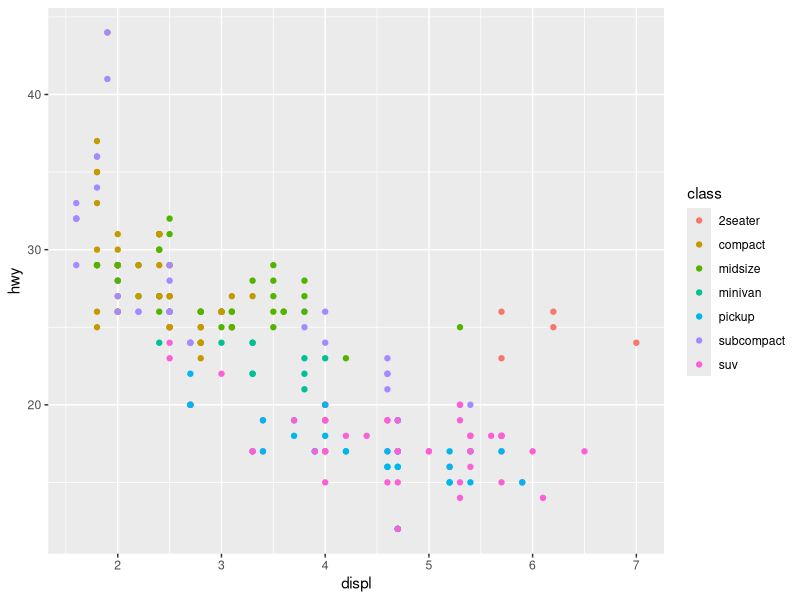
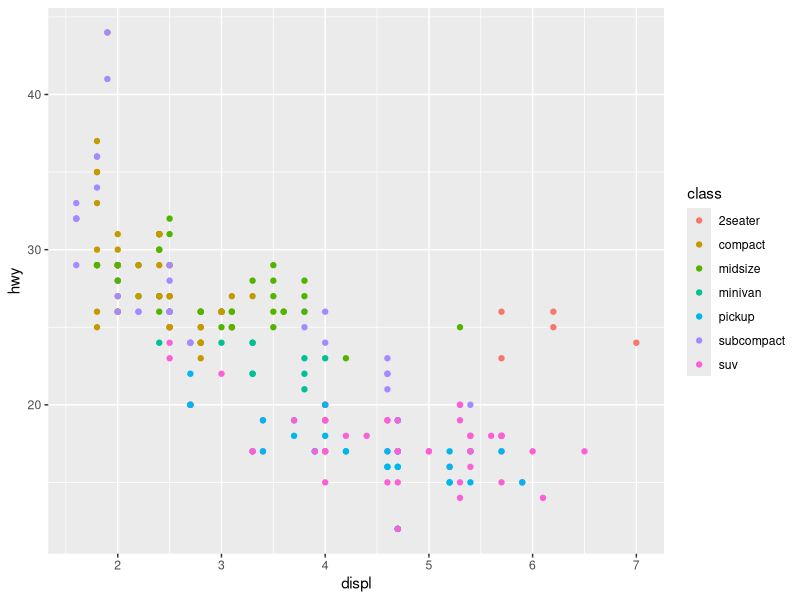
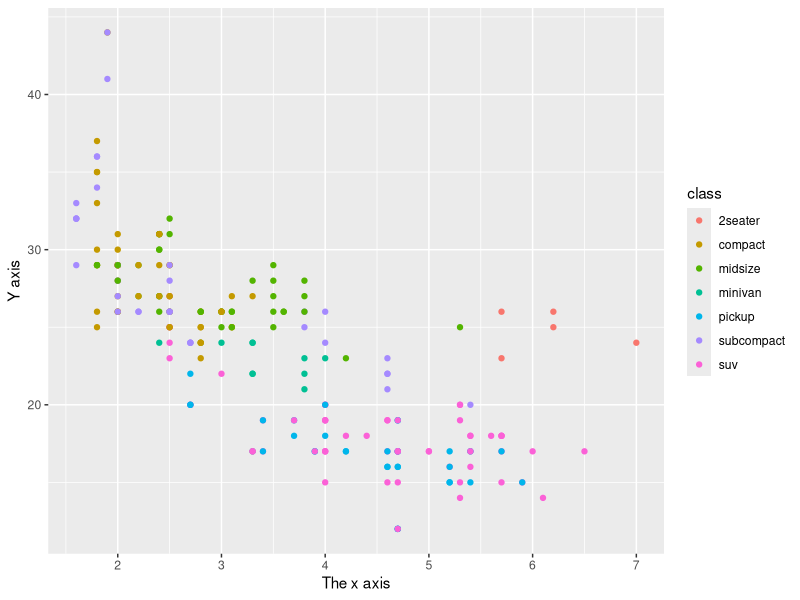
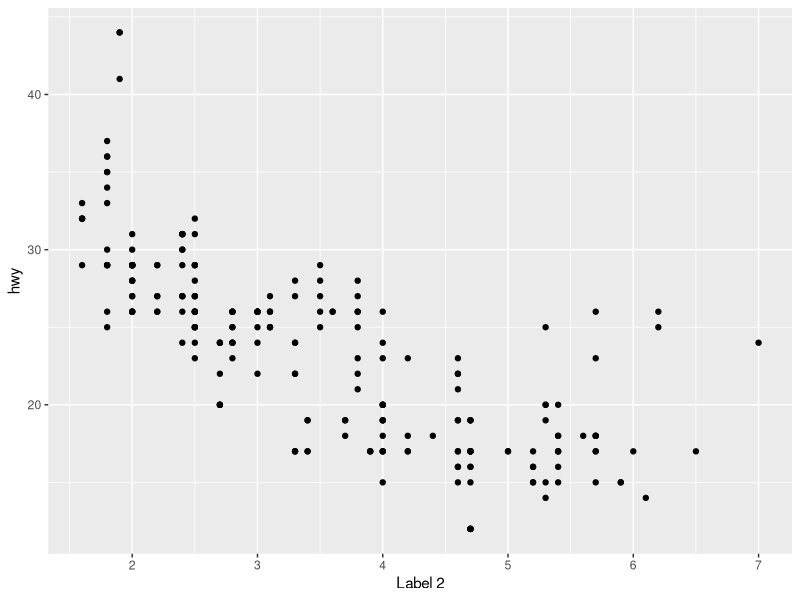
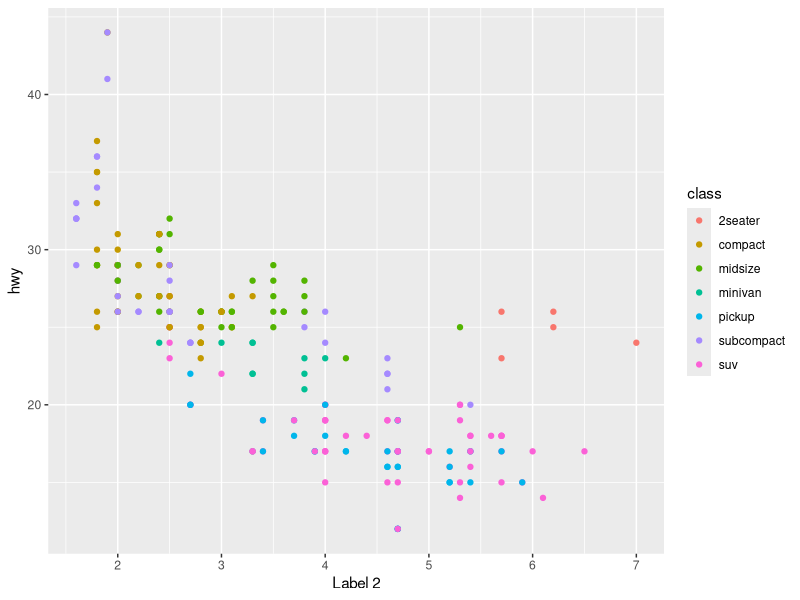
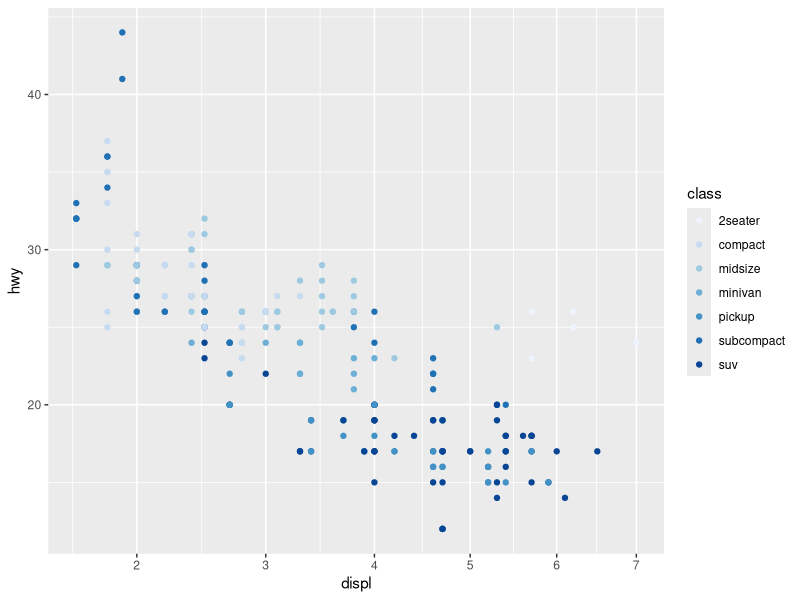
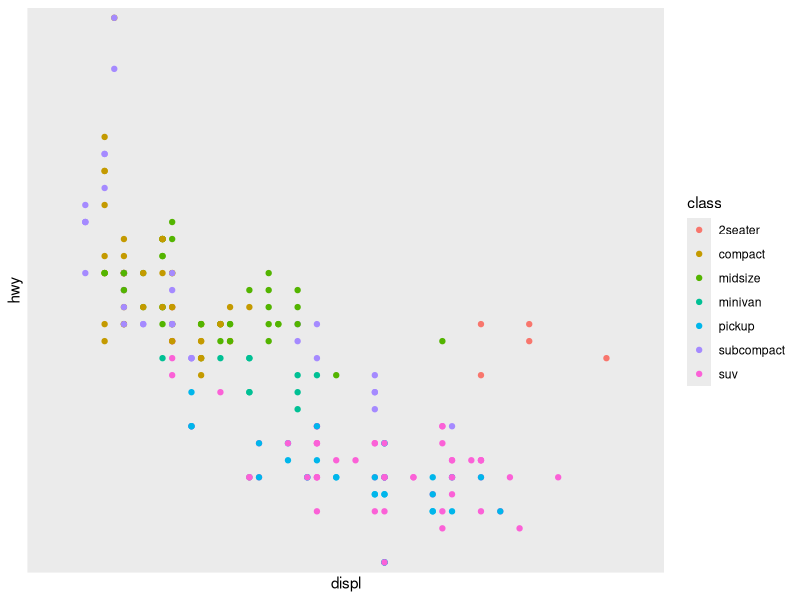

Generate these figures, in order, with R: (Note: this script raises an error after producing the figures.)
library(tidyverse)
library(knitr)

###############################################################################################################################################################################################
# Chapter 6: Scales, Axes, and Legends
###############################################################################################################################################################################################
# 6.1 Introduction
###############################################################################################################################################################################################
# Scales control the mapping from data to aesthetics. They take data it turn it into something perceivable such as size, color, position, or shape.
# Scales provide the tools that let a plot to be read: the axes and legends.
# Formally, each scale is a function from a region in data space (the domain of the scale) to a region in aesthetic space (range of the scale)
# The axis or legends is the inverse function: it allows for the conversation of visual properties back into data

###############################################################################################################################################################################################
# 6.2 Modifying Scales
###############################################################################################################################################################################################
# A scale is required for every aesthetic used on the plot. When writing the following code:

ggplot(mpg, aes(displ, hwy)) + geom_point(aes(color = class))

# The full code looks like:

ggplot(mpg, aes(displ, hwy)) + geom_point(aes(color = class)) + scale_y_continuous() + scale_x_continuous() + scale_color_discrete()

# Default scales are named according to the aesthetic and the variable type: scale_y_continuous(), scale_color_discrete(), etc.

# ggplot2 automatically adds default scales for every new aesthetic. But to override the defaults, the scale must be manually added

ggplot(mpg, aes(displ, hwy)) + geom_point(aes(color = class)) + scale_x_continuous("The x axis") + scale_y_continuous("Y axis")

# The use of "+" to "add" scales is misleading. When using "+" to a scale, it's not being added to the plot, but overriding the existing scale

ggplot(mpg, aes(displ, hwy)) + geom_point() + scale_x_continuous("Label 1") + scale_x_continuous("Label 2") # In this case only the second label is applied to the graph

ggplot(mpg, aes(displ, hwy)) + geom_point(aes(color = class)) + scale_x_continuous("Label 2") # Equivalent plot to the one above

# A different scale can be used altogether

ggplot(mpg, aes(displ, hwy)) + geom_point(aes(color = class)) + scale_x_sqrt() + scale_color_brewer()

# The naming schemes for scales is straightforward. It is made up of 3 parts:
# 1. scale
# 2. The name of the aesthetic (color, shape, or x)
# 3. The name of the scale(continuous, discrete, brewer)

###############################################################################################################################################################################################
# 6.2.1 Exercises
###############################################################################################################################################################################################
# 1. What happens if you pair a discrete variable to a continuous scale? What happens if you pair a continuous variable to a discrete scale?

ggplot(mpg, aes(displ, hwy, color = class)) + geom_point() + scale_x_discrete() + scale_y_discrete() 

# Scaling a continuous variable on a discrete scale results in the number on the graph being removed and replaced with the name of the variable. Otherwise the graph is similar to as before

ggplot(mpg, aes(drv, hwy)) + geom_point() + scale_x_continuous() + scale_y_continuous()

# Attempting to scale a discrete variable to a continuous scale will result in an error and the graph will not be produced

# 2. Simplify the following plot specifications to make them easier to understand
# a. 
ggplot(mpg, aes(displ)) +
  scale_y_continuous("Highway mpg") +
  scale_x_continuous() +
  geom_point(aes(y = hwy))

# Simplified:

ggplot(mpg, aes(displ, hwy)) + geom_point() + ylab("Highway mpg")

# b. 

ggplot(mpg, aes(y = displ, x = class)) +
  scale_y_continuous("Displacement (l)") +
  scale_x_discrete("Car type") +
  scale_x_discrete("Type of car") +
  scale_colour_discrete() +
  geom_point(aes(colour = drv)) +
  scale_colour_discrete("Drive\ntrain")

# Simplified:

ggplot(mpg, aes(class, displ, color = drv)) +
  geom_point() +
  xlab("Type of car") +
  ylab("Displacement (l)") +
  scale_color_discrete("Drive\ntrain")

###############################################################################################################################################################################################
# 6.3 Guides: Legends and Axes
###############################################################################################################################################################################################
# The most likely component of a scale that is going to modified is **guide**, the axis or legend associated with the scale
# Guides allow for observations to be read from the plot and mapped back to their original values/
# ggplot guides are produced automatically based on the layers of the plot. 
# In ggplot2, the legend isn't directly controlled, instead the data is set up so there's a clear mapping between data and aesthetics that allow for the legend to be generated automatically

# Axis and legends are the same type of thing but while they look very different there are many natural correspondences between the two:
tibble(Axis = c("Label", "Tick and grid line", "Tick label"), Legend = c("Title", "Key", "Key label"), `Argument name` = c("name", "break", "labels"))

###############################################################################################################################################################################################
# 6.3.1 Scale Title
###############################################################################################################################################################################################
# The first argument to the scale function, *name*, is the axes/legend title. It can be supplied text strings (using \n for line breaks) or mathematical expressions in quote (as described in ?plotmath)

df <- data.frame(x = 1:2, y = 1, z = "a")
p <- ggplot(df, aes(x,y)) + geom_point()
p + scale_x_continuous("X axis")
p + scale_x_continuous(quote(a + mathematical ^ expression))

# Because changing labels is such a common task, there are three helper functions: xlab(), ylab(), and labs()

p <- ggplot(df, aes(x,y)) + geom_point(aes(color = z))
p + xlab("X axis") + ylab("Y axis") 
p + labs(x = "X axis", y = "Yaxis", color = "Color\nlegend")

# There are two ways to remove the axis label:
# 1. Setting it to "" omits the label but still allocates space
# 2. NULL removes the label and its space

P <- ggplot(df, aes(x,y)) + geom_point() + theme(plot.background = element_rect(color = "grey50"))
p + labs(x = "", y ="")
p + labs(x = NULL, y = NULL)

###############################################################################################################################################################################################
# 6.3.2 Breaks and Labels
###############################################################################################################################################################################################
# The **breaks** argument controls which values appear as tick marks on axes and keys on legends.
# Each break has an associated label, controlled by the **labels** argument. If **labels** is set, than **breaks** must also be set, otherwise the data changes, the breaks will no longer align with the labels

df <- data.frame(x = c(1, 3, 5) * 1000, y = 1)
axs <- ggplot(df, aes(x, y)) + geom_point() + labs(x = NULL, y = NULL)
axs
axs + scale_x_continuous(breaks = c(2000, 4000))
axs + scale_x_continuous(breaks = c(2000, 4000), labels = c("2k", "4k"))

leg <- ggplot(df, aes(y, x, fill = x)) + geom_tile() + labs(x = NULL, y = NULL)
leg
leg + scale_fill_continuous(breaks = c(2000, 4000))
leg + scale_fill_continuous(breaks = c(2000, 4000), labels = c("2k", "4k")) # Adjusts the scale legend with custom labels

# To relabel the breaks in a categorical scale, use a named labels vector:

df2 <- data.frame(x = 1:3, y = c("a", "b", "c"))
ggplot(df2, aes(x, y)) + geom_point()
ggplot(df2, aes(x, y)) + geom_point() + scale_y_discrete(labels = c(a = "apple", b = "banana", c = "carrot"))

# To suppress breaks (and for axes, grid lines) or labels set them to NULL:

axs + scale_x_continuous(breaks = NULL)
axs + scale_x_continuous(labels = NULL)

leg + scale_fill_continuous(breaks = NULL)
leg + scale_fill_continuous(labels = NULL)

# Additionally, a function can be supplied to **breaks** or **labels**.
# The **breaks** function should have one argument, the limits ( a numeric vector of length two), and should return a numeric vector of breaks
# The **labels** function should accept a numeric vector of breaks and return a character vector of labels (the same length as the input)
# The scales package provides a number of useful labeling functions

# The scales package provides a number of useful labeling functions:
# scales::comma_format() - Adds commas to make it easier to read large numbers
# scales::unit_format(unit, scale) - Adds a unit suffix, optionally scaling
# scales::dollar_format(prefix, suffix) - Displays currency values, rounding to two decimal places and adding a prefix or suffix
# scales::wrap_format() - Wraps long labels into multiple lines

axs + scale_y_continuous(labels = scales::percent_format()) # Coverts the y axis to a percentage scale
axs + scale_y_continuous(labels = scales::dollar_format()) # Adds $ signs to the y axis and converts scale to dollar amount

# The minor breaks (the faint grid lines that appear between the major grid lines) can be adjusted by supplying a numeric vector of positions to the minor_breaks argument

df <- data.frame(x = c(2, 3, 5, 10, 200, 3000), y = 1)
ggplot(df, aes(x, y)) +
  geom_point() +
  scale_x_log10()

mb <- as.numeric(1:10 %o% 10 ^ (0:4))
ggplot(df, aes(x, y)) +
  geom_point() +
  scale_x_log10(minor_breaks = log10(mb))

###############################################################################################################################################################################################
# 6.3.3 Exercises
###############################################################################################################################################################################################
# Recreate the following graph

ggplot(mpg, aes(displ, hwy)) + geom_point() + 
  scale_x_continuous(breaks = c(2,3,4,5,6,7), labels = c("2 L", "3 L", "4 L", "5 L", "6 L", "7 L")) +
  scale_y_continuous(quote(Highway  (Miles/Gallon)))

# 2.List the three different types of object you can supply to the breaks argument. How do breaks and labels differ?
# Breaks can be supplied a NULL, a waiver(), a character vector of breaks, or a function. Breaks are the actual values of the plot will scale, while labels are simply the aesthetic display

# 3. Recreate the following plot

ggplot(mpg, aes(displ, hwy, color = drv)) + geom_point() + scale_color_discrete(labels = c("4wd", "fwd", "rwd"))

# 4. What label function allows you to create mathematical expressions?What label function converts 1 to 1st, 2 to 2nd, and so on?
# quote() is used for mathematical expressions. scales::ordinal_format() to a convert numbers to a list (1st, 2nd, 3rd)

# 5. What are the three most important arguments that apply to both axes and legends? What do they do? Compare and contrast their operation for axes vs. legends.
# Limits, breaks, and values

###############################################################################################################################################################################################
# 6.4 Legends
###############################################################################################################################################################################################
# While the most important parameters are shared between axes and legends, there are some that only apply to legends. Legends are more complicated than axes because:
# 1. A legend can display multiple aesthetics (color and shape) from multiple layers, and the symbol displayed in a legends varies based on the geom used in the layer
# 2. Axes always appear in the same place. Legends can appear in different places
# 3. Legends have considerably more details that can be altered

###############################################################################################################################################################################################
# 6.4.1 Layers and Legends
###############################################################################################################################################################################################
# A legend may need to draw symbols from multiple layers. For example if color was mapped to both points and lines, the keys will show both points and lines. The legends varies based on the plot.
# By default, a layer will only appear if the corresponding aesthetic is mapped to a variable with aes(). A layer can be prevented from appearing in the legend with show.legend: FALSE. 
# show.legend : TRUE forces a layer to appear when it otherwise wouldn't. 

df <- data.frame(x = 1:3, y = 1:3, z = c("a", "b", "c"))
ggplot(df, aes(y,y)) + geom_point(size = 4, color = "grey20") + geom_point(aes(color = z), size = 2)
ggplot(df, aes(y,y)) + geom_point(size = 4, color = "grey20", show.legend = FALSE) + geom_point(aes(color = z), size = 2)

# Geoms in the legend can be adjusted to display differently to the geom in the plot. By using the override.aes parameter of guide_legend()

norm <- data.frame(x = rnorm(1000), y = rnorm(1000))
norm$z <- cut(norm$x, 3, labels = c("a","b", "c"))
ggplot(norm, aes(x, y)) + geom_point(aes(color = z, alpha = 0.1))
ggplot(norm, aes(x, y)) + geom_point(aes(color = z, alpha = 0.1)) + guides(color = guide_legend(override.aes = list(alpha = 1)))

# ggplot2 tries to use the fewest number of legends to accurately convey the aesthetics in the plot. It does this by combining legends where the same variable is mapped to different aesthetics.
# If both a color and shape are mapped to the same variable then only a single legend is necessary. 

ggplot(df, aes(x, y)) + geom_point(aes(colour = z)) # Colored points
ggplot(df, aes(x, y)) + geom_point(aes(shape = z)) # Shaped points
ggplot(df, aes(x, y)) + geom_point(aes(shape = z, colour = z)) # Colored shaped points

# In order for legends to be merged, they must have the same name. Changing the name of one scale requires that all of them be changed. 

###############################################################################################################################################################################################
# 6.4.2 Legend Layout
###############################################################################################################################################################################################
# A number of settings that affect the overall display of the legends are controlled through the theme system. Modify the legend with the theme() function
# The position and justification of legends are controlled by the theme setting legend.position. It takes the values "right", "left", "top" "bottom", or "none" (no legend)

df <- data.frame(x = 1:3, y = 1:3, z = c("a", "b", "c")) 
base <- ggplot(df, aes(x, y)) + geom_point(aes(color = z), size = 3) + xlab(NULL) + ylab(NULL)

base + theme(legend.position = "right") # The default
base + theme(legend.position = "left")
base + theme(legend.position = "top")
base + theme(legend.position = "bottom")
base + theme(legend.position = "none")

# Switching between left/right and top/bottom modifies how the keys in each legend are laid out (horizontal or vertically), and how multiple legends are stacked (horizontally or vertically)
# These options can be adjusted independently:
# legend.direction - Changes the layout of items in legends ("horizontal" or "vertical")
# legend.box - Changes arrangement of multiple legends ("horizontal" or "vertical")
# legend.box - Justification of each legend within the overall bounding box, when there are multiple legends ("top", "bottom", "left", or "right")

